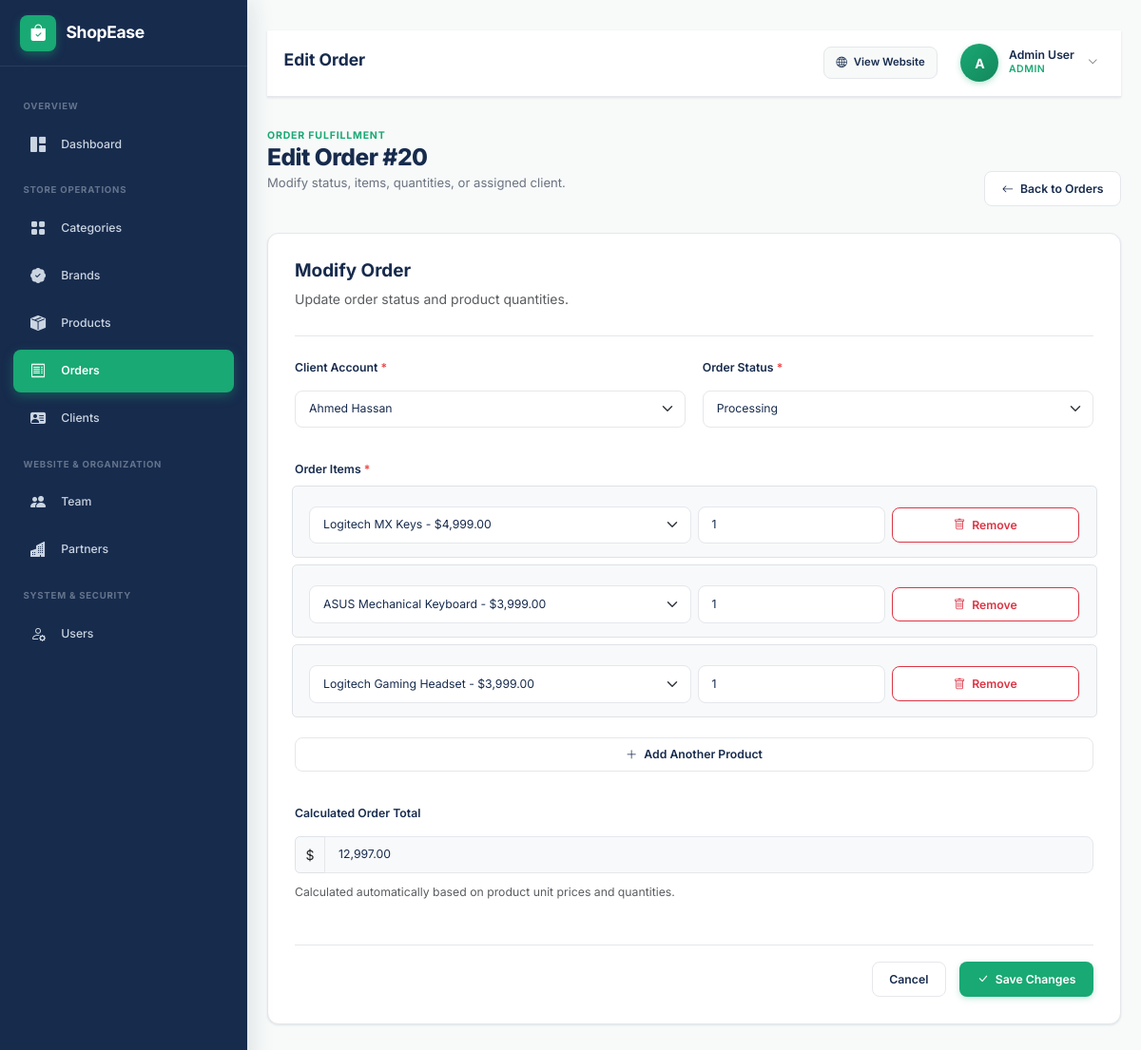
The page /admin/pages/orders/edit.php?id=20 (signed in) on the database its author committed.
### tables this page shows
CREATE TABLE `orders` (
  `id` int(10) UNSIGNED NOT NULL,
  `client_id` int(10) UNSIGNED NOT NULL,
  `total_price` decimal(10,2) NOT NULL DEFAULT 0.00,
  `status` enum('pending','processing','shipped','delivered','cancelled') NOT NULL DEFAULT 'pending',
  `created_at` timestamp NOT NULL DEFAULT current_timestamp()
);

CREATE TABLE `clients` (
  `id` int(10) UNSIGNED NOT NULL,
  `user_id` int(10) UNSIGNED NOT NULL,
  `phone` varchar(20) NOT NULL,
  `address` varchar(255) NOT NULL,
  `city` varchar(100) NOT NULL,
  `created_at` timestamp NOT NULL DEFAULT current_timestamp()
);

CREATE TABLE `users` (
  `id` int(10) UNSIGNED NOT NULL,
  `name` varchar(100) NOT NULL,
  `email` varchar(150) NOT NULL,
  `password` varchar(255) NOT NULL,
  `role` enum('Admin','Client','Staff') NOT NULL DEFAULT 'Client',
  `created_at` timestamp NOT NULL DEFAULT current_timestamp()
);

CREATE TABLE `order_items` (
  `id` int(10) UNSIGNED NOT NULL,
  `order_id` int(10) UNSIGNED NOT NULL,
  `product_id` int(10) UNSIGNED NOT NULL,
  `quantity` int(10) UNSIGNED NOT NULL,
  `price` decimal(10,2) NOT NULL
);

CREATE TABLE `products` (
  `id` int(10) UNSIGNED NOT NULL,
  `category_id` int(10) UNSIGNED NOT NULL,
  `brand_id` int(10) UNSIGNED NOT NULL,
  `name` varchar(150) NOT NULL,
  `description` text DEFAULT NULL,
  `price` decimal(10,2) NOT NULL,
  `stock` int(10) UNSIGNED NOT NULL DEFAULT 0,
  `image` varchar(255) DEFAULT NULL,
  `created_at` timestamp NOT NULL DEFAULT current_timestamp()
);

### admin/pages/orders/edit.php (the view, shortened to what this page needs)
<?php
include '../../../config/database.php';
$id = (int)($_GET['id'] ?? 0);
$sql = "SELECT * FROM orders WHERE id = $id";
$result = mysqli_query($conn, $sql);
$order = mysqli_fetch_assoc($result);
$clientsQuery = "SELECT clients.id, users.name
                 FROM clients
                 LEFT JOIN users ON clients.user_id = users.id
                 ORDER BY users.name ASC";
$clientsResult = mysqli_query($conn, $clientsQuery);
$productsQuery = "SELECT id, name, price, stock
                  FROM products
                  ORDER BY name ASC";
$productsResult = mysqli_query($conn, $productsQuery);
$itemsQuery = "SELECT order_items.product_id, order_items.quantity, order_items.price
               FROM order_items
               WHERE order_items.order_id = $id";
$itemsResult = mysqli_query($conn, $itemsQuery);
$orderItems = [];
while ($item = mysqli_fetch_assoc($itemsResult)) {
    $orderItems[] = $item;
}
include '../../includes/header.php';
?>
<div class="admin-layout">
    <?php include '../../includes/sidebar.php'; ?>
    <main class="admin-content">
        <?php include '../../includes/navbar.php'; ?>
        <div class="page-header">
            <div>
                <span class="page-eyebrow">ORDER FULFILLMENT</span>
                <h1>Edit Order #<?= $order['id'] ?></h1>
                <p>Modify status, items, quantities, or assigned client.</p>
            </div>
            <div class="page-actions">
                <a href="index.php" class="btn btn-outline">
                    <i class="bi bi-arrow-left"></i>
                    <span>Back to Orders</span>
                </a>
            </div>
        </div>
        <div class="form-card">
            <div class="form-header">
                <h2>Modify Order</h2>
                <p class="text-muted">Update order status and product quantities.</p>
            </div>
            <form method="POST">
                <div class="form-grid">
                    <div class="form-group">
                        <label for="client_id" class="form-label">Client Account <span>*</span></label>
                        <select id="client_id" name="client_id" class="form-select" required>
                            <?php while ($client = mysqli_fetch_array($clientsResult)) { ?>
                                <option value="<?= $client['id']; ?>" <?= ($client['id'] == $order['client_id']) ? 'selected' : ''; ?>>
                                    <?= htmlspecialchars($client['name']); ?>
                                </option>
                            <?php } ?>
                        </select>
                    </div>
                    <div class="form-group">
                        <label for="status" class="form-label">Order Status <span>*</span></label>
                        <?php if ($order['status'] === 'cancelled'): ?>
                            <input type="text" class="form-control bg-light text-danger font-weight-bold" value="Cancelled (Final)" readonly>
                            <input type="hidden" name="status" value="cancelled">
                            <small class="text-muted d-block mt-1">This order is cancelled and its status cannot be changed.</small>
                        <?php elseif ($order['status'] === 'delivered'): ?>
                            <input type="text" class="form-control bg-light text-success font-weight-bold" value="Delivered (Final)" readonly>
                            <input type="hidden" name="status" value="delivered">
                            <small class="text-muted d-block mt-1">This order is delivered and its status cannot be changed.</small>
                        <?php else: ?>
                            <select id="status" name="status" class="form-select" required>
                                <option value="processing" <?= ($order['status'] == 'processing') ? 'selected' : ''; ?>>Processing</option>
                            </select>
                        <?php endif; ?>
                    </div>
                    <div class="form-group full-width">
                        <label class="form-label">Order Items <span>*</span></label>
                        <div id="products-container" class="d-flex flex-column gap-3 mb-3">
                            <?php foreach ($orderItems as $item) { ?>
                                <div class="row g-2 align-items-center product-row border p-3 rounded bg-light">
                                    <div class="col-md-6">
                                        <select name="product_id[]" class="form-select" required>
                                            <?php
                                            mysqli_data_seek($productsResult, 0);
                                            while ($product = mysqli_fetch_array($productsResult)) {
                                            ?>
                                                <option value="<?= $product['id']; ?>" data-price="<?= $product['price']; ?>" <?= ($product['id'] == $item['product_id']) ? 'selected' : ''; ?>>
                                                    <?= htmlspecialchars($product['name']); ?> - $<?= number_format($product['price'], 2); ?>
                                                </option>
                                            <?php } ?>
                                        </select>
                                    </div>
                                    <div class="col-md-3">
                                        <input type="number" name="quantity[]" class="form-control" placeholder="Qty" min="1" value="<?= $item['quantity']; ?>" required>
                                    </div>
                                    <div class="col-md-3">
                                        <button type="button" class="btn btn-outline text-danger border-danger w-100 remove-product">
                                            <i class="bi bi-trash"></i> Remove
                                        </button>
                                    </div>
                                </div>
                            <?php } ?>
                        </div>
                        <button type="button" id="add-product" class="btn btn-outline">
                            <i class="bi bi-plus-lg"></i> Add Another Product
                        </button>
                    </div>
                    <div class="form-group full-width">
                        <label class="form-label">Calculated Order Total</label>
                        <div class="input-group">
                            <span class="input-group-text">$</span>
                            <input type="text" id="total_price_display" class="form-control bg-light font-weight-bold" value="<?= number_format($order['total_price'], 2); ?>" readonly>
                        </div>
                        <small class="text-muted mt-1">Calculated automatically based on product unit prices and quantities.</small>
                    </div>
                </div>
                <div class="form-actions">
                    <a href="index.php" class="btn btn-outline">Cancel</a>
                    <button type="submit" name="submit" class="btn btn-primary">
                        <i class="bi bi-check-lg"></i>
                        <span>Save Changes</span>
                    </button>
                </div>
            </form>
        </div>
    </main>
</div>
<?php include '../../includes/footer.php'; ?>

### admin/assets/css/admin.css (style rules this page uses)
:root { --primary: #19a974; --primary-dark: #14875d; --primary-light: #43c594; --dark: #172b4d; --dark-hover: #203a66; --background: #f7faf9; --white: #ffffff; --text: #4b5563; --text-muted: #6b7280; --text-dark: #111827; --light-mint: #ddf6ec; --border-color: #e5e7eb; --border-radius-sm: 8px; --border-radius: 12px; --border-radius-lg: 16px; --shadow-sm: 0 1px 3px rgba(23, 43, 77, 0.05), 0 1px 2px rgba(23, 43, 77, 0.06); --shadow-md: 0 4px 12px -2px rgba(23, 43, 77, 0.08), 0 2px 4px -1px rgba(23, 43, 77, 0.04); --shadow-lg: 0 12px 24px -4px rgba(23, 43, 77, 0.12), 0 4px 6px -2px rgba(23, 43, 77, 0.05); --transition: all 0.25s cubic-bezier(0.4, 0, 0.2, 1); --sidebar-width: 260px; --navbar-height: 70px; }
*, *::before, *::after { box-sizing: border-box; margin: 0; padding: 0; }
html, body { height: 100%; font-family: "Inter", system-ui, -apple-system, BlinkMacSystemFont, "Segoe UI", Roboto, sans-serif; background-color: var(--background); color: var(--text); line-height: 1.5; font-size: 14px; overflow-x: hidden; }
a { color: var(--primary); text-decoration: none; transition: var(--transition); }
.admin-layout { display: flex; min-height: 100vh; background-color: var(--background); }
.admin-content { flex: 1; margin-left: var(--sidebar-width); padding: 2.25rem 2.5rem 3rem; min-height: 100vh; transition: var(--transition); max-width: calc(100vw - var(--sidebar-width)); }
.page-header { display: flex; align-items: flex-end; justify-content: space-between; flex-wrap: wrap; gap: 1.25rem; margin-bottom: 2rem; }
.page-eyebrow { font-size: 0.75rem; font-weight: 700; text-transform: uppercase; letter-spacing: 0.08em; color: var(--primary); margin-bottom: 0.25rem; }
.page-header h1 { font-size: 1.75rem; font-weight: 800; color: var(--dark); letter-spacing: -0.02em; margin-bottom: 0.25rem; }
.page-header p { color: var(--text-muted); font-size: 0.9375rem; }
.page-actions { display: flex; align-items: center; gap: 0.75rem; }
.btn, .btn-primary, .btn-secondary, .btn-outline { display: inline-flex; align-items: center; justify-content: center; gap: 0.5rem; padding: 0.625rem 1.25rem; border-radius: var(--border-radius-sm); font-size: 0.875rem; font-weight: 600; cursor: pointer; transition: var(--transition); border: 1px solid transparent; line-height: 1.4; text-decoration: none; }
.btn-primary { background-color: var(--primary); color: var(--white) !important; box-shadow: 0 2px 6px rgba(25, 169, 116, 0.25); }
.btn-outline { background-color: var(--white); color: var(--dark); border-color: var(--border-color); }
.form-card { background: var(--white); border-radius: var(--border-radius); border: 1px solid var(--border-color); box-shadow: var(--shadow-sm); padding: 2rem; max-width: 900px; margin: 0 auto 2rem; }
.form-header { margin-bottom: 1.75rem; padding-bottom: 1rem; border-bottom: 1px solid var(--border-color); }
.form-header h2 { font-size: 1.35rem; font-weight: 700; color: var(--dark); }
.form-grid { display: grid; grid-template-columns: repeat(2, 1fr); gap: 1.25rem; }
.form-group { display: flex; flex-direction: column; gap: 0.5rem; margin-bottom: 1.25rem; }
.form-group.full-width { grid-column: 1 / -1; }
.form-label { font-size: 0.875rem; font-weight: 600; color: var(--dark); }
.form-label span { color: #ef4444; }
.form-control, .form-select, textarea.form-control { width: 100%; padding: 0.6875rem 1rem; font-size: 0.875rem; font-family: inherit; color: var(--dark); background-color: var(--white); border: 1px solid var(--border-color); border-radius: var(--border-radius-sm); transition: var(--transition); }
.form-actions { display: flex; align-items: center; justify-content: flex-end; gap: 1rem; margin-top: 2rem; padding-top: 1.25rem; border-top: 1px solid var(--border-color); }
main, section, article, form, .admin-content, .admin-navbar, .page-header, .page-actions, .entity-card, .form-card { min-width: 0; }
h1, h2, h3, h4, h5, h6, p, a, span, strong, small, label, td, th { overflow-wrap: anywhere; }
.page-actions { flex-wrap: wrap; }
.form-grid { grid-template-columns: repeat(2, minmax(0, 1fr)); }
@media (max-width: 1200px) { .admin-content { padding-right: 1.5rem; padding-left: 1.5rem; } }

### rows shown on the page
orders: id "20", client_id "Ahmed Hassan", status "Processing", total_price "12,997.00"
order_items: product.name "Logitech MX Keys - $4,999.00", quantity "1"
order_items: product.name "ASUS Mechanical Keyboard - $3,999.00", quantity "1"
order_items: product.name "Logitech Gaming Headset - $3,999.00", quantity "1"

### other values the page prints
$pageHeading "Edit Order"
substr($_SESSION['admin_name'] ?? 'A', 0, 1) "A"
$_SESSION['admin_name'] "Admin User"
$_SESSION['admin_role'] "ADMIN"
